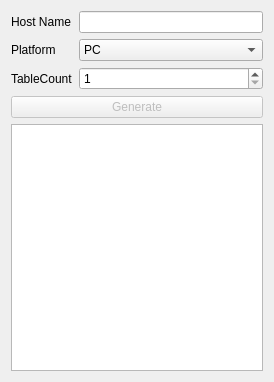
<?xml version="1.0" encoding="UTF-8"?>
<ui version="4.0">
 <class>MainWindow</class>
 <widget class="QWidget" name="MainWindow">
  <property name="geometry">
   <rect>
    <x>0</x>
    <y>0</y>
    <width>274</width>
    <height>382</height>
   </rect>
  </property>
  <property name="windowTitle">
   <string>Rotable Key Generator</string>
  </property>
  <layout class="QVBoxLayout" name="verticalLayout">
   <item>
    <layout class="QFormLayout" name="formLayout">
     <item row="0" column="1">
      <widget class="QLineEdit" name="hostNameLineEdit"/>
     </item>
     <item row="1" column="0">
      <widget class="QLabel" name="platformLabel">
       <property name="text">
        <string>Platform</string>
       </property>
      </widget>
     </item>
     <item row="1" column="1">
      <widget class="QComboBox" name="platformComboBox">
       <item>
        <property name="text">
         <string>PC</string>
        </property>
       </item>
       <item>
        <property name="text">
         <string>Android</string>
        </property>
       </item>
      </widget>
     </item>
     <item row="2" column="0">
      <widget class="QLabel" name="tableCountLabel">
       <property name="text">
        <string>TableCount</string>
       </property>
      </widget>
     </item>
     <item row="2" column="1">
      <widget class="QSpinBox" name="tableCountSpinBox">
       <property name="minimum">
        <number>1</number>
       </property>
       <property name="maximum">
        <number>999</number>
       </property>
      </widget>
     </item>
     <item row="0" column="0">
      <widget class="QLabel" name="hostNameLabel">
       <property name="text">
        <string>Host Name</string>
       </property>
      </widget>
     </item>
    </layout>
   </item>
   <item>
    <widget class="QPushButton" name="pushButton">
     <property name="enabled">
      <bool>false</bool>
     </property>
     <property name="text">
      <string>Generate</string>
     </property>
    </widget>
   </item>
   <item>
    <widget class="QPlainTextEdit" name="plainTextEdit">
     <property name="readOnly">
      <bool>true</bool>
     </property>
    </widget>
   </item>
  </layout>
 </widget>
 <layoutdefault spacing="6" margin="11"/>
 <resources/>
 <connections/>
</ui>
